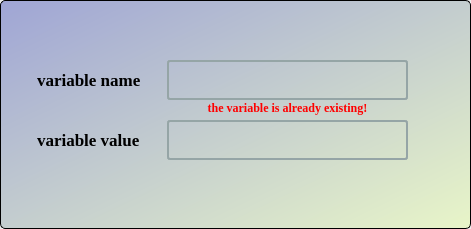
<?xml version="1.0" encoding="UTF-8"?>
<ui version="4.0">
 <class>kvWin</class>
 <widget class="QDialog" name="kvWin">
  <property name="geometry">
   <rect>
    <x>0</x>
    <y>0</y>
    <width>471</width>
    <height>229</height>
   </rect>
  </property>
  <property name="windowTitle">
   <string>AddKeyValue</string>
  </property>
  <property name="modal">
   <bool>true</bool>
  </property>
  <layout class="QHBoxLayout" name="horizontalLayout">
   <property name="spacing">
    <number>0</number>
   </property>
   <property name="leftMargin">
    <number>0</number>
   </property>
   <property name="topMargin">
    <number>0</number>
   </property>
   <property name="rightMargin">
    <number>0</number>
   </property>
   <property name="bottomMargin">
    <number>0</number>
   </property>
   <item>
    <widget class="QFrame" name="frame">
     <property name="styleSheet">
      <string notr="true">#frame {
	border: 1px solid black;
	border-radius: 5px;
	
	background-color: qlineargradient(spread:pad, x1:0, y1:0, x2:0.994, y2:1, stop:0 rgba(159, 165, 213, 255), stop:1 rgba(232, 245, 200, 255));
}

#findFileBtn {
	border: none;
	border-image: url(:/imgs/openFile.png);
}
#findFileBtn:hover {
	border-image: url(:/imgs/openFile_hover.png);
}
#findFileBtn:pressed {
	border-image: url(:/imgs/openFile_pressed.png);
}

#confirmBtn {
	border: none;
	border-image: url(:/imgs/confirm.png);
}

#confirmBtn:hover {
	border-image: url(:/imgs/confirm_hover.png);
}

#confirmBtn:pressed {
	border-image: url(:/imgs/confirm_pressed.png);
}

#cancelBtn {
	border: none;
	border-image: url(:/imgs/cancel.png);
}

#cancelBtn:hover {
	border-image: url(:/imgs/cancel_hover.png);
}

#cancelBtn:pressed {
	border-image: url(:/imgs/cancel_pressed.png);
}

#nameInput {
	font: 11pt &quot;Source Code Pro&quot;;
	padding: 2px;
	border: 2px solid #95a5a6;
	background-color: rgba(255, 255, 255, 0);
	border-radius: 3px;
}

#nameInput:hover {
	border-color: #7f8c8d;
}

#nameInput:focus {
	border-color: #bdc3c7;
}

#pathInput {
	padding: 2px;
	font: 11pt &quot;Source Code Pro&quot;;
	border: 2px solid #95a5a6;
	background-color: rgba(255, 255, 255, 0);
	border-radius: 3px;
}

#pathInput:hover {
	border-color: #7f8c8d;
}

#pathInput:focus {
	border-color: #bdc3c7;
}</string>
     </property>
     <property name="frameShape">
      <enum>QFrame::StyledPanel</enum>
     </property>
     <property name="frameShadow">
      <enum>QFrame::Raised</enum>
     </property>
     <widget class="QPushButton" name="cancelBtn">
      <property name="geometry">
       <rect>
        <x>320</x>
        <y>180</y>
        <width>41</width>
        <height>41</height>
       </rect>
      </property>
      <property name="text">
       <string/>
      </property>
     </widget>
     <widget class="QLabel" name="nameLabel">
      <property name="geometry">
       <rect>
        <x>37</x>
        <y>59</y>
        <width>111</width>
        <height>41</height>
       </rect>
      </property>
      <property name="font">
       <font>
        <family>Times New Roman</family>
        <pointsize>13</pointsize>
        <weight>75</weight>
        <bold>true</bold>
       </font>
      </property>
      <property name="text">
       <string>variable name</string>
      </property>
     </widget>
     <widget class="QLabel" name="valueLabel">
      <property name="geometry">
       <rect>
        <x>37</x>
        <y>120</y>
        <width>111</width>
        <height>40</height>
       </rect>
      </property>
      <property name="font">
       <font>
        <family>Times New Roman</family>
        <pointsize>13</pointsize>
        <weight>75</weight>
        <bold>true</bold>
       </font>
      </property>
      <property name="text">
       <string>variable value </string>
      </property>
     </widget>
     <widget class="QPushButton" name="findFileBtn">
      <property name="geometry">
       <rect>
        <x>420</x>
        <y>120</y>
        <width>40</width>
        <height>40</height>
       </rect>
      </property>
      <property name="text">
       <string/>
      </property>
     </widget>
     <widget class="QLineEdit" name="nameInput">
      <property name="geometry">
       <rect>
        <x>167</x>
        <y>60</y>
        <width>241</width>
        <height>40</height>
       </rect>
      </property>
      <property name="minimumSize">
       <size>
        <width>0</width>
        <height>25</height>
       </size>
      </property>
      <property name="text">
       <string/>
      </property>
     </widget>
     <widget class="QLineEdit" name="pathInput">
      <property name="geometry">
       <rect>
        <x>167</x>
        <y>120</y>
        <width>241</width>
        <height>40</height>
       </rect>
      </property>
      <property name="minimumSize">
       <size>
        <width>0</width>
        <height>25</height>
       </size>
      </property>
      <property name="text">
       <string/>
      </property>
     </widget>
     <widget class="QPushButton" name="confirmBtn">
      <property name="geometry">
       <rect>
        <x>200</x>
        <y>170</y>
        <width>60</width>
        <height>60</height>
       </rect>
      </property>
      <property name="text">
       <string/>
      </property>
     </widget>
     <widget class="QLabel" name="title">
      <property name="geometry">
       <rect>
        <x>30</x>
        <y>10</y>
        <width>411</width>
        <height>41</height>
       </rect>
      </property>
      <property name="font">
       <font>
        <family>Times New Roman</family>
        <pointsize>14</pointsize>
       </font>
      </property>
      <property name="text">
       <string/>
      </property>
      <property name="alignment">
       <set>Qt::AlignCenter</set>
      </property>
     </widget>
     <widget class="QLabel" name="keyWarningLabel">
      <property name="geometry">
       <rect>
        <x>170</x>
        <y>100</y>
        <width>235</width>
        <height>16</height>
       </rect>
      </property>
      <property name="font">
       <font>
        <family>Times New Roman</family>
       </font>
      </property>
      <property name="text">
       <string>&lt;html&gt;&lt;head/&gt;&lt;body&gt;&lt;p&gt;&lt;span style=&quot; font-weight:600; color:#ff0000;&quot;&gt;the variable is already existing!&lt;/span&gt;&lt;/p&gt;&lt;/body&gt;&lt;/html&gt;</string>
      </property>
      <property name="textFormat">
       <enum>Qt::AutoText</enum>
      </property>
      <property name="alignment">
       <set>Qt::AlignCenter</set>
      </property>
     </widget>
    </widget>
   </item>
  </layout>
 </widget>
 <resources>
  <include location="icons.qrc"/>
 </resources>
 <connections>
  <connection>
   <sender>cancelBtn</sender>
   <signal>clicked()</signal>
   <receiver>kvWin</receiver>
   <slot>reject()</slot>
   <hints>
    <hint type="sourcelabel">
     <x>342</x>
     <y>150</y>
    </hint>
    <hint type="destinationlabel">
     <x>405</x>
     <y>180</y>
    </hint>
   </hints>
  </connection>
  <connection>
   <sender>findFileBtn</sender>
   <signal>clicked()</signal>
   <receiver>kvWin</receiver>
   <slot>openFileDialog()</slot>
   <hints>
    <hint type="sourcelabel">
     <x>431</x>
     <y>91</y>
    </hint>
    <hint type="destinationlabel">
     <x>472</x>
     <y>115</y>
    </hint>
   </hints>
  </connection>
  <connection>
   <sender>confirmBtn</sender>
   <signal>clicked()</signal>
   <receiver>kvWin</receiver>
   <slot>confirm()</slot>
   <hints>
    <hint type="sourcelabel">
     <x>225</x>
     <y>140</y>
    </hint>
    <hint type="destinationlabel">
     <x>168</x>
     <y>178</y>
    </hint>
   </hints>
  </connection>
  <connection>
   <sender>nameInput</sender>
   <signal>textChanged(QString)</signal>
   <receiver>keyWarningLabel</receiver>
   <slot>hide()</slot>
   <hints>
    <hint type="sourcelabel">
     <x>237</x>
     <y>77</y>
    </hint>
    <hint type="destinationlabel">
     <x>254</x>
     <y>112</y>
    </hint>
   </hints>
  </connection>
  <connection>
   <sender>nameInput</sender>
   <signal>editingFinished()</signal>
   <receiver>kvWin</receiver>
   <slot>checkVariable()</slot>
   <hints>
    <hint type="sourcelabel">
     <x>206</x>
     <y>74</y>
    </hint>
    <hint type="destinationlabel">
     <x>200</x>
     <y>-11</y>
    </hint>
   </hints>
  </connection>
 </connections>
 <slots>
  <slot>openFileDialog()</slot>
  <slot>confirm()</slot>
  <slot>checkVariable()</slot>
 </slots>
</ui>
